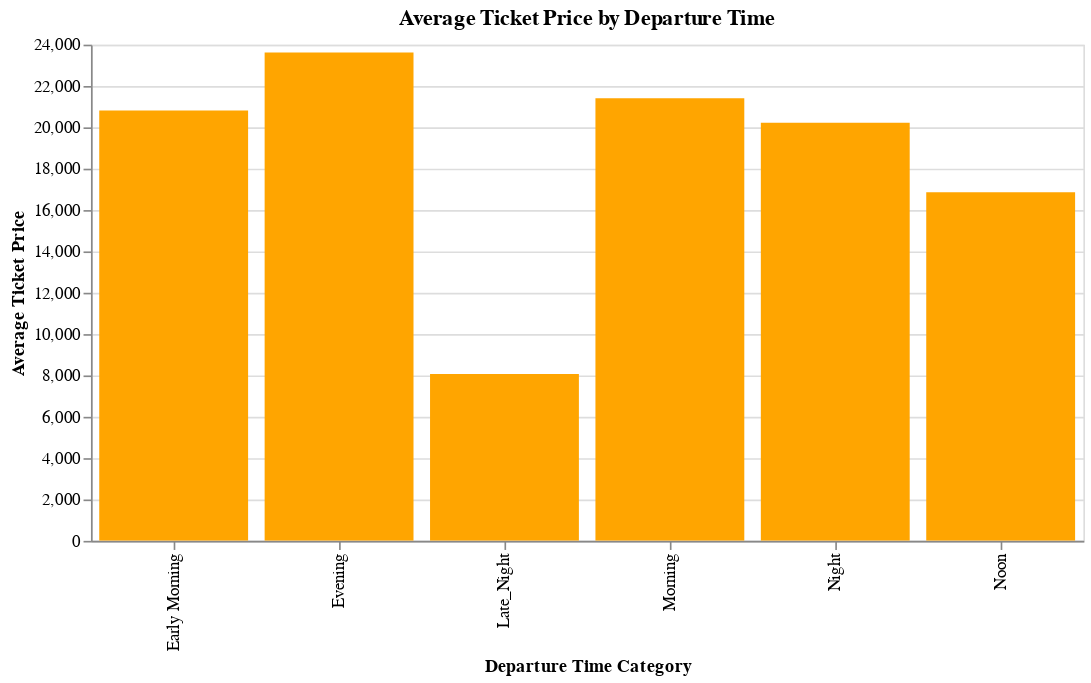

Write notebook code for a chart like this one.
### Markdown cell above
## How does the price vary by the time of the day ?

### Code cell
import altair as alt

# Group by departure time and calculate mean price (assuming 'Data' is your DataFrame)
plot_data = Data.groupby("Dep_DayTime")["price"].mean().reset_index()

# Create the Altair chart
chart = alt.Chart(plot_data).mark_bar(color='orange').encode(
    x=alt.X('Dep_DayTime', title='Departure Time Category', sort=None), # sort=None to maintain original order
    y=alt.Y('price', title='Average Ticket Price'),
    tooltip=['Dep_DayTime', 'price'] # Add tooltips for interactivity
).properties(
    title='Average Ticket Price by Departure Time',
    width=600
).interactive() # Make the chart interactive for zooming and panning

# Show the chart (depending on your environment, you might need to save it)
chart.show()

### Figure 1 — Vega-Lite specification as saved in the notebook (floating-point values rounded to 4 significant figures)
{"config": {"view": {"continuousWidth": 300, "continuousHeight": 300}}, "data": {"name": "data-71c7441622be483c96dcec9e770eefc4"}, "mark": {"type": "bar", "color": "orange"}, "encoding": {"tooltip": [{"field": "Dep_DayTime", "type": "nominal"}, {"field": "price", "type": "quantitative"}], "x": {"field": "Dep_DayTime", "sort": null, "title": "Departure Time Category", "type": "nominal"}, "y": {"field": "price", "title": "Average Ticket Price", "type": "quantitative"}}, "params": [{"name": "param_1", "select": {"type": "interval", "encodings": ["x", "y"]}, "bind": "scales"}], "title": "Average Ticket Price by Departure Time", "width": 600, "$schema": "https://vega.github.io/schema/vega-lite/v5.20.1.json", "datasets": {"data-71c7441622be483c96dcec9e770eefc4": [{"Dep_DayTime": "Early Morning", "price": 20820.0}, {"Dep_DayTime": "Evening", "price": 23620.0}, {"Dep_DayTime": "Late_Night", "price": 8073.0}, {"Dep_DayTime": "Morning", "price": 21400.0}, {"Dep_DayTime": "Night", "price": 20230.0}, {"Dep_DayTime": "Noon", "price": 16860.0}]}}
